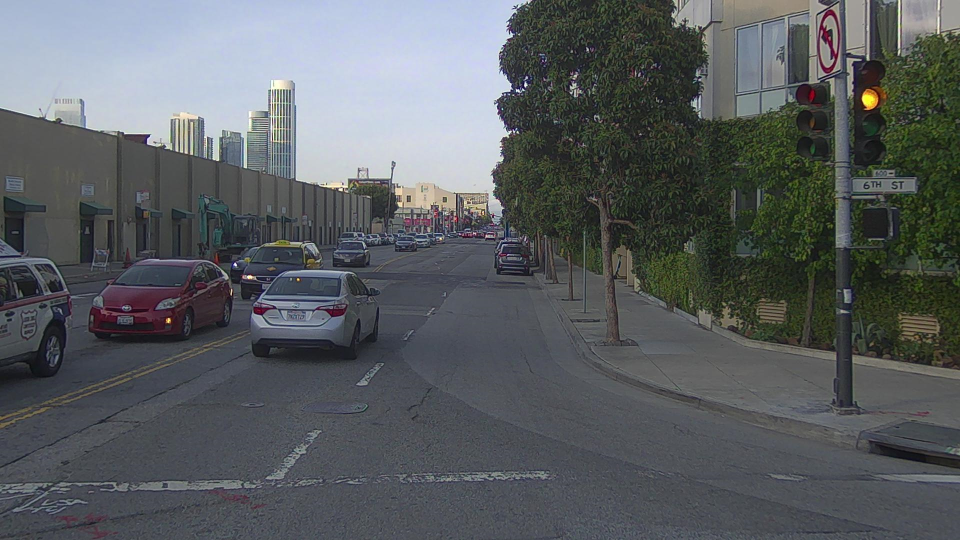
#> input picture 2_semafor_zuto.png, 1920 x 1080 px, found by its file name (shown at 1/2 size)
$ python zadatak2.py
#> lines starting #> are read from the running program, lines starting #| are printed output that depends on the picture; after the words box and inside, x2 and y2 are one past the last pixel; in counts of white or black regions, pixels touching at a corner belong together
import cv2
import numpy as np


img=cv2.imread('2_semafor_zuto.png')
#> img is the input picture: shape (1080, 1920, 3); mean B, G, R 96.5, 93.8, 89.7
img=cv2.resize(img,(1280,720))
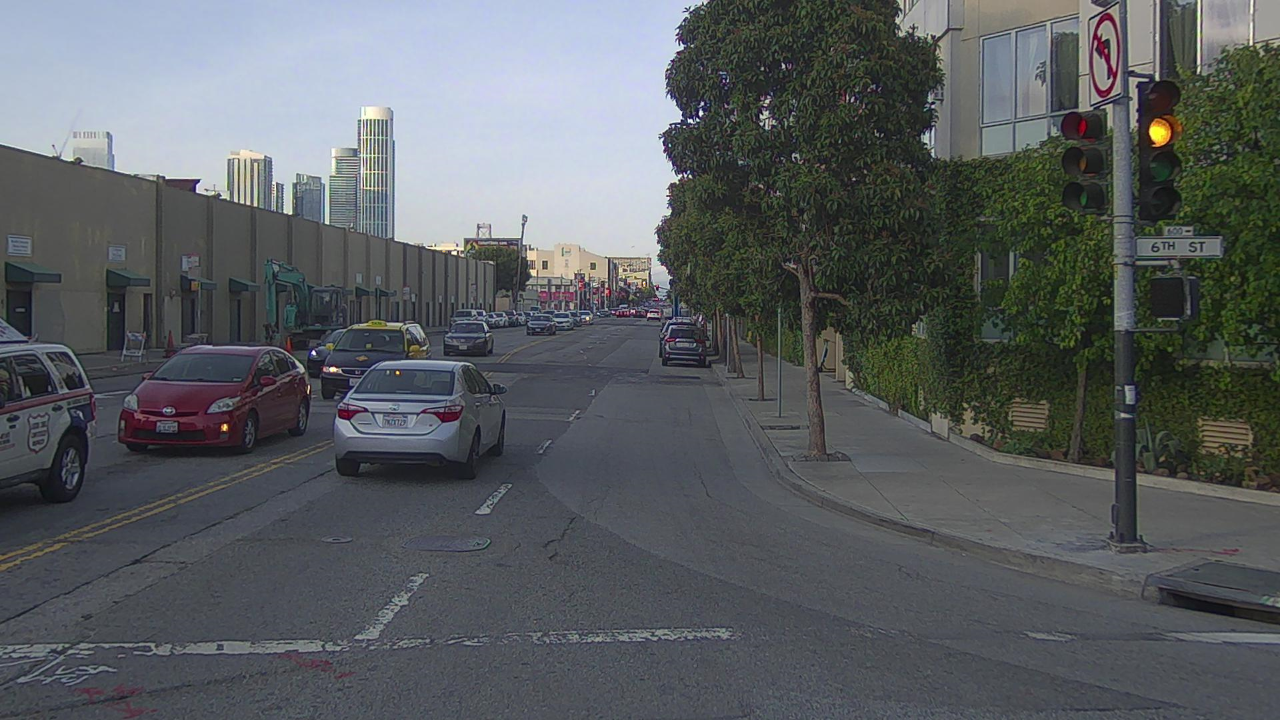
#> img: shape (720, 1280, 3); mean B, G, R 96.5, 93.8, 89.7

img_hsv=cv2.cvtColor(img,cv2.COLOR_BGR2HSV)
#> img_hsv: shape (720, 1280, 3); mean H, S, V 88.7, 40.7, 100.8

l_yelow_boundry=np.array([28,200,90])
u_yelow_boundry=np.array([31,220,255])

yelow_mask=cv2.inRange(img_hsv,l_yelow_boundry,u_yelow_boundry)
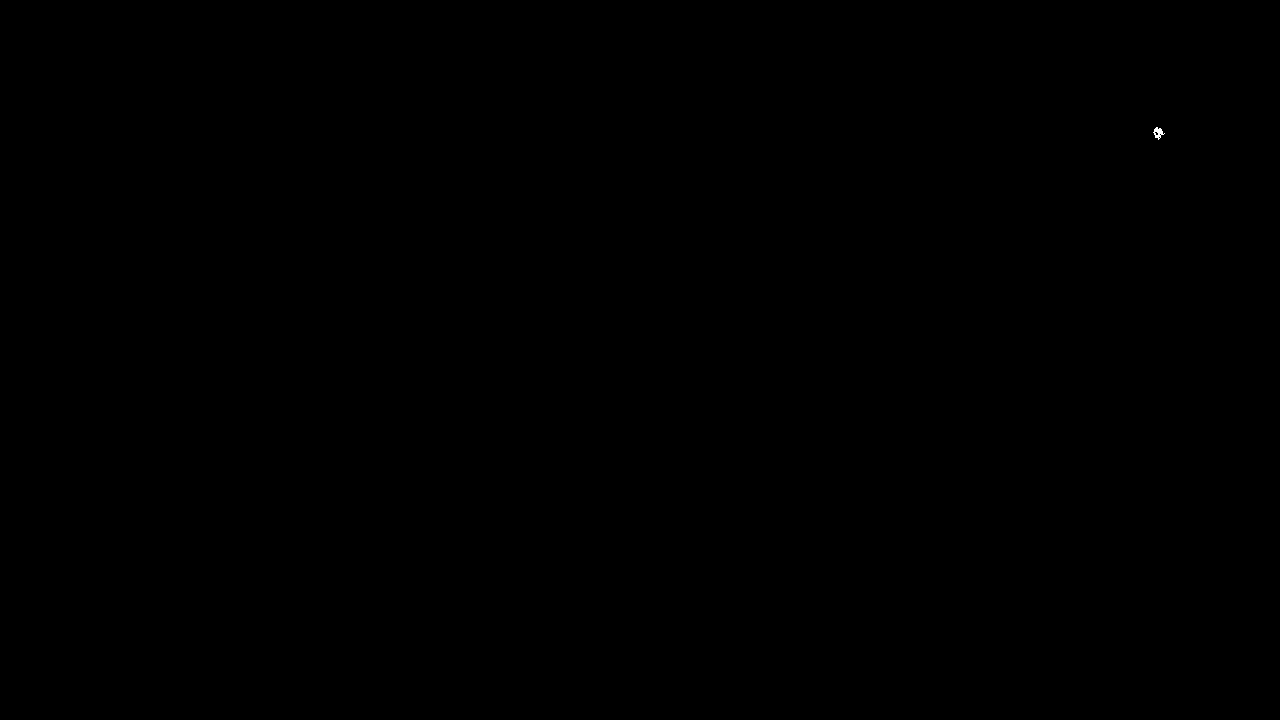
#> yelow_mask: shape (720, 1280); 0.01% white; 1 white region, box (x1, y1, x2, y2) and area: (1153, 127, 1165, 140) 75

rec=cv2.boundingRect(yelow_mask)
#> rec = (1153, 127, 12, 13)

cv2.rectangle(img,rec,color=(0,255,0),thickness=2)
#> img: shape (720, 1280, 3); 0.01% of pixels changed, all inside (x1, y1, x2, y2) = (1152, 126, 1166, 141)

yelow_mask_rec=cv2.bitwise_and(img,img,mask=yelow_mask)


cv2.imshow("zuta maska",yelow_mask)
cv2.imshow("slika",img)
cv2.waitKey()
cv2.destroyAllWindows()
